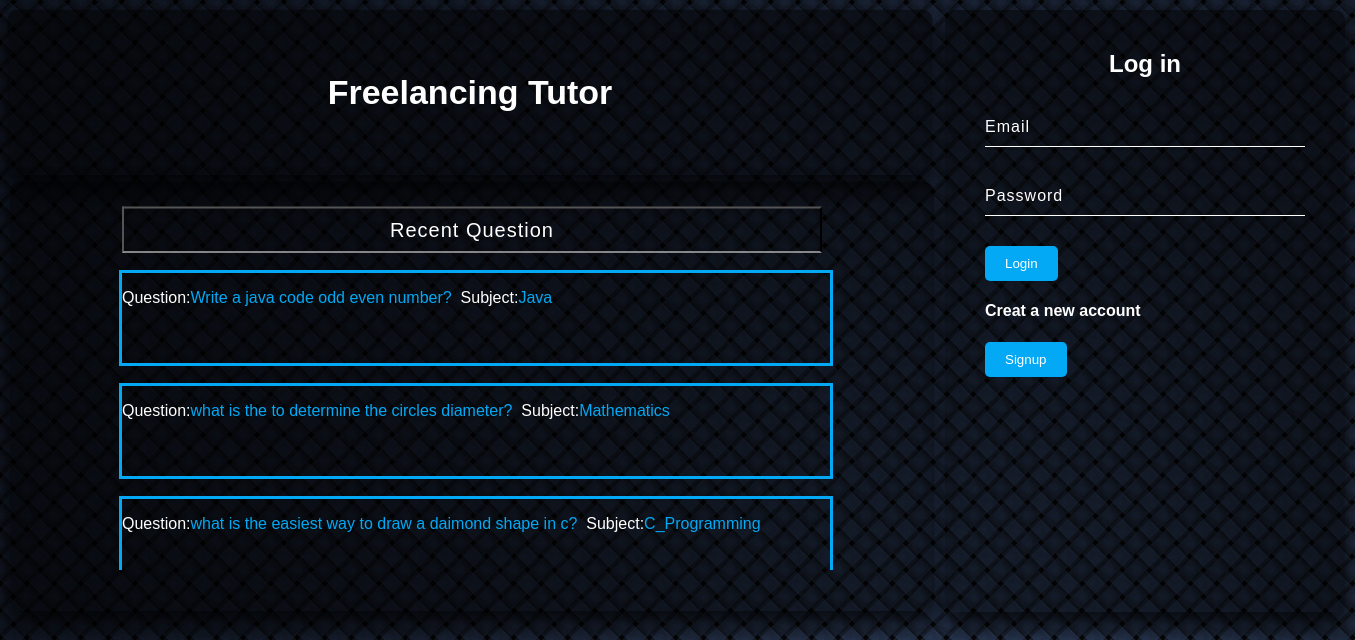
The app's page /login.php, older data.
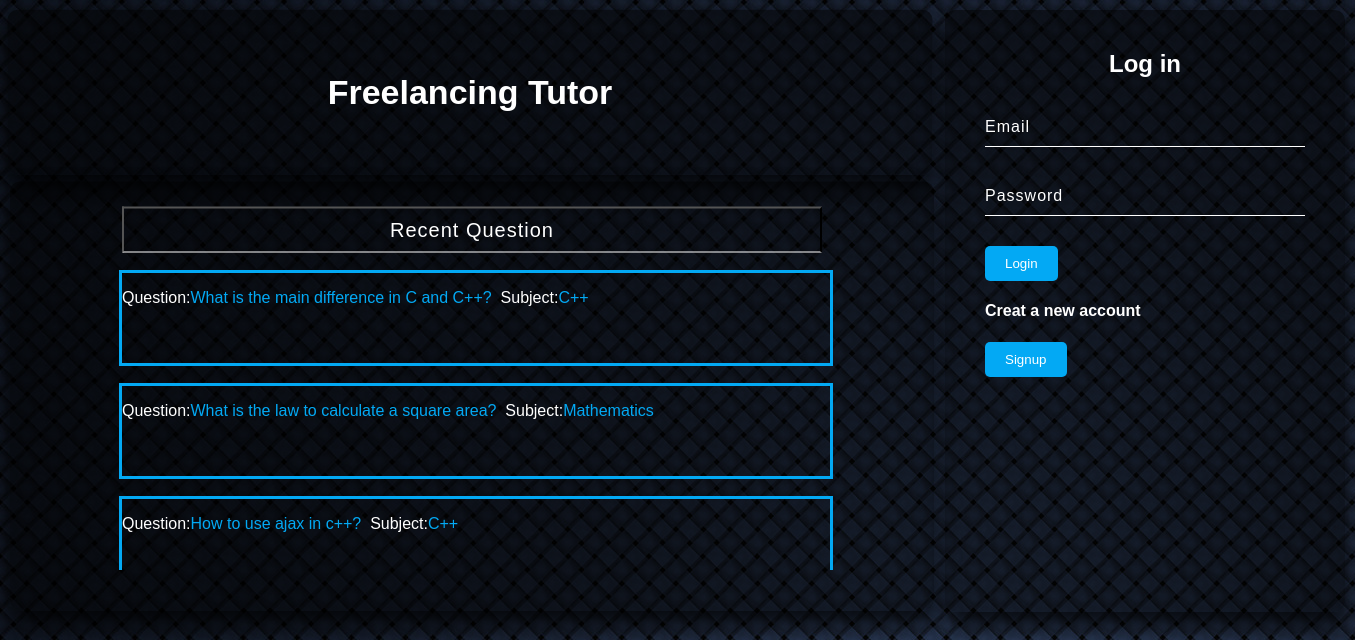
The same page, newer data.
### tables this page shows
CREATE TABLE `question` (
  `Q_Id` int(11) NOT NULL,
  `Q_Description` varchar(200) DEFAULT NULL,
  `Q_Subject` varchar(20) DEFAULT NULL,
  `S_Email` varchar(50) DEFAULT NULL
);

### login.php (the view, shortened to what this page needs)
<!doctype html>
<html>
  <head>
      <link rel="stylesheet" type="text/css" href="login.css">
  </head>
  <body>
    <div>
      <div class="freelancing">
      <h1>Freelancing Tutor</h1>
    </div>
    <form method="POST" class="rec_qsn">
      <div>
        <input type="submit" name="rec_qsn" value="Recent Question">
      </div>
    </form>
    <div class="login">
      <h2>Log in</h2>
      <form method="POST" action="login.php">
        <div class="inputBox">
          <input type="text" name="email" required="">
          <label>Email</label>
        </div>
        <div class="inputBox">
          <input type="password" name="password1" required="">
          <label>Password</label>
        </div>
        <input type="submit" name="login" value="Login">
        <h4>Creat a new account</h4>
      </form>
      <form action="signup.php">
        <input type="submit" name="" value="Signup">
      </form>
    </div>
    </div>
  <div class=recent_qsn>
    <?php
      $db = mysqli_connect('localhost', 'root', '', 'freelancing_tutor');
        $query = "SELECT * FROM question ORDER BY Q_Id DESC LIMIT 5";
        $result= $db->query($query);
        $res=$result->fetch_assoc();
        while($res)
        {
          echo '
          <div id="inline">
            <p>Question:</p>
            <p style="color:#03a9f4;">'.$res["Q_Description"].'&nbsp&nbsp</p>
            <p>Subject:</p>
            <p style="color:#03a9f4;">'.$res["Q_Subject"].'&nbsp&nbsp</p>
          </div>
          ';
          $res=$result->fetch_assoc();
        }
    ?>
  </div>
  </body>
</html>

### login.css (style rules this page uses)
body { margin: 0; padding: 0; font-family: sans-serif; background: url(sk1.jpg); background-size: middle; }
.freelancing { position: absolute; top: 92px; left: 420px; color: #fff; font-size: 17px; margin-left: 50px; transform: translate(-50%,-50%); width: 925px; text-align: center; padding: 40px; background: rgba(0,0,0,.5); box-sizing: border-box; box-shadow: 0 15px 25px rgba(0,0,0,.8); border-radius: 10px; }
.login { position: absolute; top: 311px; left: 1145px; transform: translate(-50%,-50%); width: 400px; height: 602px; padding: 40px; background: rgba(0,0,0,.5); box-sizing: border-box; box-shadow: 0 15px 25px rgba(0,0,0,.8); border-radius: 10px; }
.login h2 { margin: 0 0 30px; padding: 0; color: #fff; text-align: center; }
.login h4 { color: #fff; }
.login .inputBox { position: relative; }
.login .inputBox input { width: 100%; padding: 10px 0; font-size: 16px; color: #fff; letter-spacing: 1px; margin-bottom: 30px; border: none; border-bottom: 1px solid; outline: none; background: transparent; }
.login .inputBox label { position: absolute; top: 0; left: 0; letter-spacing: 1px; padding: 10px 0; font-size: 16px; color: #fff; pointer-events: none; transition: .5s; }
.login input[type="submit"] { background: transparent; border: none; outline: none; color: #fff; background-color: #03a9f4; padding: 10px 20px; cursor: pointer; border-radius: 5px; }
.rec_qsn { position: absolute; top: 396px; left: 412px; font-size: 30px; margin-left: 60px; transform: translate(-50%,-50%); width: 924px; height: 429px; text-align: center; padding: 25px; background: rgba(0,0,0,.5); color: #fff; box-sizing: border-box; box-shadow: 0 15px 25px rgba(0,0,0,.8); border-radius: 10px }
.rec_qsn input[type="submit"] { width: 80%; padding: 10px 0; font-size: 20px; color: #fff; letter-spacing: 1px; margin-bottom: 5px; border-bottom: 1px solid; outline: none; background: transparent; }
#inline { margin-left: 0px; margin-bottom: 17px; height: 90px; color: #fff; border-style: solid; border-color: #03a9f4; display: flex }
.recent_qsn { position: absolute; margin-top: 270px; margin-left: 119px; width: 714px; height: 300px; overflow: auto; }

Row changes from the older to the newer data that the page shows:
no longer on this page (row edited): question: Q_Description "Write a java code odd even number?", Q_Subject "Java"
no longer on this page (row edited): question: Q_Description "what is the to determine the circles diameter?", Q_Subject "Mathematics"
no longer on this page (row edited): question: Q_Description "what is the easiest way to draw a daimond shape in c?", Q_Subject "C_Programming"
added question: Q_Description "What is the main difference in C and C++?", Q_Subject "C++"
added question: Q_Description "What is the law to calculate a square area?", Q_Subject "Mathematics"
added question: Q_Description "How to use ajax in c++?", Q_Subject "C++"
